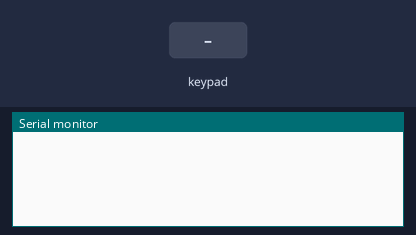
Simulated run of this sketch. Board: Arduino Mega 2560, built with avr-gcc and run on an emulated ATmega2560. Shown: the last lines printed to the serial monitor. The test bench sets the inputs (shaded band).

Above: at 1.2 s.
1.3 s: key '1' pressed
At 2.2 s:
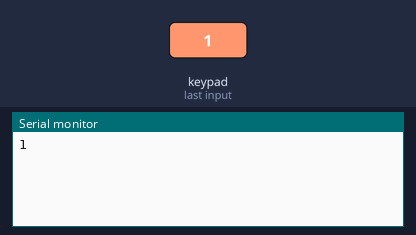
2.8 s: keypad keys 3 4 3 2 3 0 2 8 D pressed 0.4 s apart
At 7.2 s:
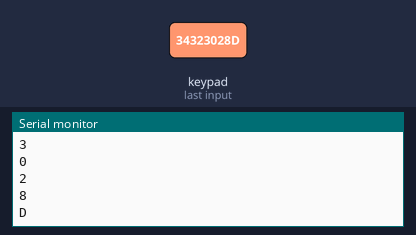
7.9 s: key 'E' pressed
At 8.5 s:
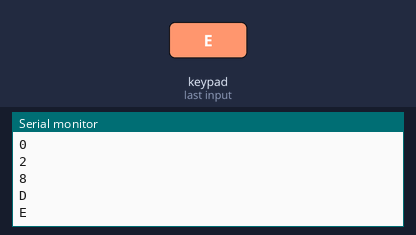
9.4 s: keypad keys 2 6 2 4 2 2 pressed 0.4 s apart
At 12.4 s:
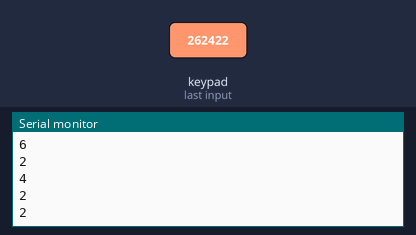
Timing chart, 0 to 13.9 s (numbered marks = the images above; inputs shaded):
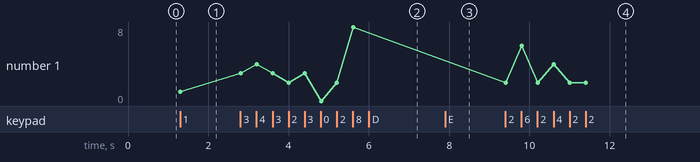

The sketch:

Numpad.ino
```cpp
/* @file CustomKeypad.pde
|| @version 1.0
|| @author Alexander Brevig
|| @contact alexanderbrevig@gmail.com
||
|| @description
|| | Demonstrates changing the keypad size and key values.
|| #
*/
#include <Keypad.h>

#define ROWS  4
#define COLS  3

char hexa_keys[ROWS][COLS] = {
  {'1','2','3'},
  {'4','5','6'},
  {'7','8','9'},
  {'D','0','E'}
};

byte row_pins[ROWS] = {34, 32, 30, 28};
byte col_pins[COLS] = {26, 24, 22};

Keypad Numpad = Keypad(makeKeymap(hexa_keys), row_pins, col_pins, ROWS, COLS);

void setup(){
  Serial.begin(9600);
}

void loop(){
  char key_in = Numpad.getKey();

  if (key_in){
    Serial.println(key_in);
  }
}
```

Measured:
- after the input at 1.3 s, the serial monitor: prints a new line at once (image 1)
- after the input at 2.8 s, the serial monitor: prints a new line at once (image 2)
- after the input at 7.9 s, the serial monitor: prints a new line at once (image 3)
- after the input at 9.4 s, the serial monitor: prints a new line at once (image 4)
- plotted number 1: 1 → 8 after the input at 2.8 s, 8 → 2 after the input at 9.4 s
